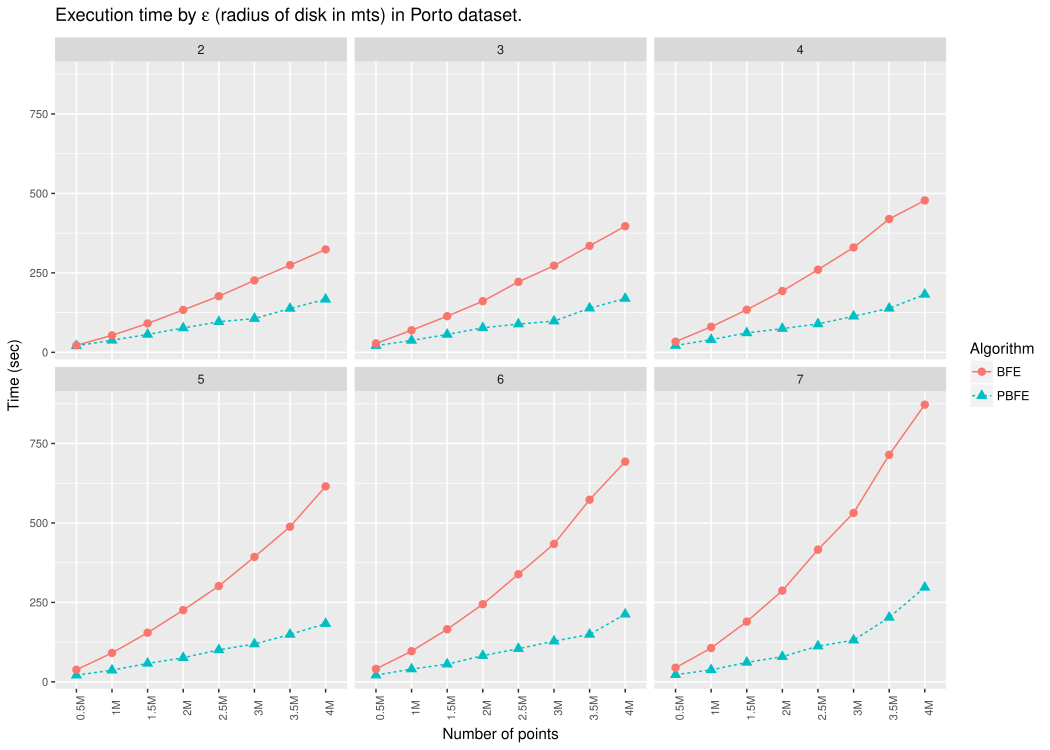

Generate this figure with R:
#library(data.table)
library(ggplot2)
#library(reshape)
#library(xtable)

data <- read.csv("Porto_N0.5M-4M_E2-7.csv", header = F)
#dataset <- "50K"
#data <- data[data$V3 == dataset,c(1,2,5)]

data <- data[,c(1,2,3,5)]
names(data) = c("Algorithm","Epsilon", "Dataset", "Time")
reorder = c("0.5M","1M","1.5M","2M","2.5M","3M","3.5M","4M")
data$Dataset = factor(data$Dataset, levels = reorder)
#data <- data.table(data)
# data <- unique(data[, Time:=mean(Time), by=list(Algorithm, Epsilon)])

title=expression(paste("Execution time by ",epsilon," (radius of disk in mts) in Porto dataset."))
g = ggplot(data=data, aes(x=factor(Dataset), y=Time, group=Algorithm, colour=Algorithm, shape=Algorithm)) +
  geom_line(aes(linetype=Algorithm)) +
  geom_point(size=2.5) +
  labs(title=title,y="Time (sec)") + 
  scale_x_discrete("Number of points") + #, breaks=c("20K","40K","60K","80K", "100K")
  theme(axis.text.x=element_text(size=8, angle=90),axis.text.y=element_text(size=8)) +
  facet_wrap(~Epsilon)

pdf("Porto_N0.5M-4M_E2-7.pdf", width = 10.5, height = 7.5)
plot(g)
dev.off()

# table = cast(data, Cores ~ S)
# names(table) = c("Cores", labels)
# 
# table = xtable(table, caption = "Comparing the four versions of the Sieve of Erastosthenes.", label = "tab:table1", align="cccccc")
# addtorow <- list()
# addtorow$pos <- list(0)
# addtorow$command <- c(paste0("\\textbf{Number of} & \\multicolumn{4}{c}{\\textbf{", legend_title,"}} \\\\\n \\textbf{Cores} & \\textbf{", paste0(labels, collapse = "} & \\textbf{"), "} \\\\\n"))
# print(table, include.rownames=F, add.to.row = addtorow, booktabs = T, include.colnames=F, file="tbl_table.tex")
